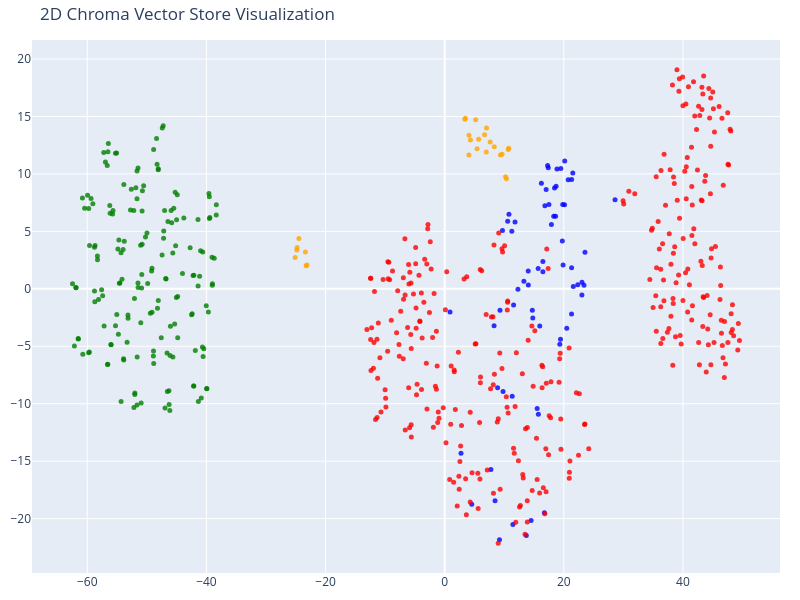

Write notebook code for a chart like this one.
### Code cell
# t-SNE squeezes the 3072-D vectors into 2-D while trying to keep neighbours close.
# This is a sanity check of the vector store: chunks of the same type (colour)
# should form loose clusters — meaning 'similar content got similar vectors'.
tsne = TSNE(n_components=2, random_state=42)
reduced_vectors = tsne.fit_transform(vectors)

# Create 2D scatter plot
fig = go.Figure(data=[go.Scatter(
    x=reduced_vectors[:, 0],
    y=reduced_vectors[:, 1],
    mode='markers',
    marker=dict(size=5,
                color=colors,
                opacity=0.8),
    text=[f"Type: {t}<br>Text: {d[:100]}..." for t, d in zip(doc_types, chunk_texts)],
    hoverinfo='text'
)])

fig.update_layout(title='2D Chroma Vector Store Visualization',
                  scene=dict(xaxis_title='x',
                             yaxis_title='y'),
                             width=800,
                             height=600,
                             margin=dict(r=20,
                                         b=10,
                                         l=10,
                                         t=40))
fig.show()

### Figure 1 — Plotly figure (JSON) as saved in the notebook; plotly's stock layout.template omitted (floating-point values rounded to 4 significant figures; data arrays with more than 128 entries replaced by an {"elided": "..."} marker saying what was removed)
{"data": [{"hoverinfo": "text", "marker": {"color": {"elided": "588 str values"}, "opacity": 0.8, "size": 5}, "mode": "markers", "text": {"elided": "588 str values"}, "type": "scatter", "x": {"elided": "588 float values"}, "y": {"elided": "588 float values"}}], "layout": {"height": 600, "margin": {"b": 10, "l": 10, "r": 20, "t": 40}, "scene": {"xaxis": {"title": {"text": "x"}}, "yaxis": {"title": {"text": "y"}}}, "title": {"text": "2D Chroma Vector Store Visualization"}, "width": 800}}
